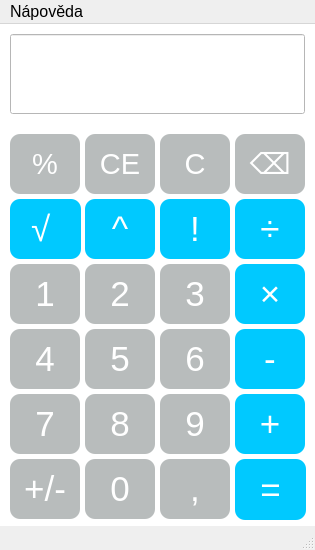
<?xml version="1.0" encoding="UTF-8"?>
<ui version="4.0">
 <class>Window</class>
 <widget class="QMainWindow" name="Window">
  <property name="geometry">
   <rect>
    <x>0</x>
    <y>0</y>
    <width>315</width>
    <height>550</height>
   </rect>
  </property>
  <property name="sizePolicy">
   <sizepolicy hsizetype="Fixed" vsizetype="Fixed">
    <horstretch>0</horstretch>
    <verstretch>0</verstretch>
   </sizepolicy>
  </property>
  <property name="minimumSize">
   <size>
    <width>315</width>
    <height>550</height>
   </size>
  </property>
  <property name="maximumSize">
   <size>
    <width>315</width>
    <height>550</height>
   </size>
  </property>
  <property name="font">
   <font>
    <family>Arial</family>
    <pointsize>12</pointsize>
   </font>
  </property>
  <property name="windowTitle">
   <string>Kalkulačka</string>
  </property>
  <property name="windowIcon">
   <iconset>
    <normaloff>../../../../Downloads/4470502.png</normaloff>../../../../Downloads/4470502.png</iconset>
  </property>
  <property name="styleSheet">
   <string notr="true"/>
  </property>
  <property name="inputMethodHints">
   <set>Qt::ImhNone</set>
  </property>
  <widget class="QWidget" name="centralwidget">
   <property name="maximumSize">
    <size>
     <width>16777215</width>
     <height>16777215</height>
    </size>
   </property>
   <property name="styleSheet">
    <string notr="true">QWidget{
    background-color: white;
}</string>
   </property>
   <widget class="QPushButton" name="button1">
    <property name="geometry">
     <rect>
      <x>10</x>
      <y>240</y>
      <width>70</width>
      <height>60</height>
     </rect>
    </property>
    <property name="font">
     <font>
      <family>Arial</family>
      <pointsize>26</pointsize>
      <bold>false</bold>
     </font>
    </property>
    <property name="styleSheet">
     <string notr="true">QPushButton{
    background-color: rgb(184, 188, 188);
    color: white;
    border-radius: 10%;
}

QPushButton:pressed{
    background-color: rgb(208, 212, 212);
    color: white;
    padding: 5px; 
}

</string>
    </property>
    <property name="text">
     <string>1</string>
    </property>
   </widget>
   <widget class="QPushButton" name="button2">
    <property name="geometry">
     <rect>
      <x>85</x>
      <y>240</y>
      <width>70</width>
      <height>60</height>
     </rect>
    </property>
    <property name="font">
     <font>
      <family>Arial</family>
      <pointsize>26</pointsize>
      <bold>false</bold>
     </font>
    </property>
    <property name="styleSheet">
     <string notr="true">QPushButton{
    background-color: rgb(184, 188, 188);
    color: white;
    border-radius: 10%;
}

QPushButton:pressed{
    background-color: rgb(208, 212, 212);
    color: white;
    padding: 5px; 
}

</string>
    </property>
    <property name="text">
     <string>2</string>
    </property>
   </widget>
   <widget class="QPushButton" name="button3">
    <property name="geometry">
     <rect>
      <x>160</x>
      <y>240</y>
      <width>70</width>
      <height>60</height>
     </rect>
    </property>
    <property name="font">
     <font>
      <family>Arial</family>
      <pointsize>26</pointsize>
      <bold>false</bold>
     </font>
    </property>
    <property name="cursor">
     <cursorShape>ArrowCursor</cursorShape>
    </property>
    <property name="toolTip">
     <string/>
    </property>
    <property name="accessibleName">
     <string/>
    </property>
    <property name="autoFillBackground">
     <bool>false</bool>
    </property>
    <property name="styleSheet">
     <string notr="true">QPushButton{
    background-color: rgb(184, 188, 188);
    color: white;
    border-radius: 10%;
}

QPushButton:pressed{
    background-color: rgb(208, 212, 212);
    color: white;
    padding: 5px; 
}

</string>
    </property>
    <property name="text">
     <string>3</string>
    </property>
    <property name="iconSize">
     <size>
      <width>16</width>
      <height>16</height>
     </size>
    </property>
    <property name="checkable">
     <bool>false</bool>
    </property>
    <property name="3" stdset="0">
     <bool>false</bool>
    </property>
   </widget>
   <widget class="QPushButton" name="button6">
    <property name="geometry">
     <rect>
      <x>160</x>
      <y>305</y>
      <width>70</width>
      <height>60</height>
     </rect>
    </property>
    <property name="font">
     <font>
      <family>Arial</family>
      <pointsize>26</pointsize>
      <bold>false</bold>
     </font>
    </property>
    <property name="styleSheet">
     <string notr="true">QPushButton{
    background-color: rgb(184, 188, 188);
    color: white;
    border-radius: 10%;
}

QPushButton:pressed{
    background-color: rgb(208, 212, 212);
    color: white;
    padding: 5px; 
}

</string>
    </property>
    <property name="text">
     <string>6</string>
    </property>
   </widget>
   <widget class="QPushButton" name="button5">
    <property name="geometry">
     <rect>
      <x>85</x>
      <y>305</y>
      <width>70</width>
      <height>60</height>
     </rect>
    </property>
    <property name="font">
     <font>
      <family>Arial</family>
      <pointsize>26</pointsize>
      <bold>false</bold>
     </font>
    </property>
    <property name="styleSheet">
     <string notr="true">QPushButton{
    background-color: rgb(184, 188, 188);
    color: white;
    border-radius: 10%;
}

QPushButton:pressed{
    background-color: rgb(208, 212, 212);
    color: white;
    padding: 5px; 
}

</string>
    </property>
    <property name="text">
     <string>5</string>
    </property>
   </widget>
   <widget class="QPushButton" name="button4">
    <property name="geometry">
     <rect>
      <x>10</x>
      <y>305</y>
      <width>70</width>
      <height>60</height>
     </rect>
    </property>
    <property name="font">
     <font>
      <family>Arial</family>
      <pointsize>26</pointsize>
      <bold>false</bold>
     </font>
    </property>
    <property name="styleSheet">
     <string notr="true">QPushButton{
    background-color: rgb(184, 188, 188);
    color: white;
    border-radius: 10%;
}

QPushButton:pressed{
    background-color: rgb(208, 212, 212);
    color: white;
    padding: 5px; 
}

</string>
    </property>
    <property name="text">
     <string>4</string>
    </property>
   </widget>
   <widget class="QPushButton" name="button9">
    <property name="geometry">
     <rect>
      <x>160</x>
      <y>370</y>
      <width>70</width>
      <height>60</height>
     </rect>
    </property>
    <property name="font">
     <font>
      <family>Arial</family>
      <pointsize>26</pointsize>
      <bold>false</bold>
     </font>
    </property>
    <property name="styleSheet">
     <string notr="true">QPushButton{
    background-color: rgb(184, 188, 188);
    color: white;
    border-radius: 10%;
}

QPushButton:pressed{
    background-color: rgb(208, 212, 212);
    color: white;
    padding: 5px; 
}

</string>
    </property>
    <property name="text">
     <string>9</string>
    </property>
   </widget>
   <widget class="QPushButton" name="button8">
    <property name="geometry">
     <rect>
      <x>85</x>
      <y>370</y>
      <width>70</width>
      <height>60</height>
     </rect>
    </property>
    <property name="font">
     <font>
      <family>Arial</family>
      <pointsize>26</pointsize>
      <bold>false</bold>
     </font>
    </property>
    <property name="styleSheet">
     <string notr="true">QPushButton{
    background-color: rgb(184, 188, 188);
    color: white;
    border-radius: 10%;
}

QPushButton:pressed{
    background-color: rgb(208, 212, 212);
    color: white;
    padding: 5px; 
}

</string>
    </property>
    <property name="text">
     <string>8</string>
    </property>
   </widget>
   <widget class="QPushButton" name="button7">
    <property name="geometry">
     <rect>
      <x>10</x>
      <y>370</y>
      <width>70</width>
      <height>60</height>
     </rect>
    </property>
    <property name="font">
     <font>
      <family>Arial</family>
      <pointsize>26</pointsize>
      <bold>false</bold>
     </font>
    </property>
    <property name="styleSheet">
     <string notr="true">QPushButton{
    background-color: rgb(184, 188, 188);
    color: white;
    border-radius: 10%;
}

QPushButton:pressed{
    background-color: rgb(208, 212, 212);
    color: white;
    padding: 5px; 
}

</string>
    </property>
    <property name="text">
     <string>7</string>
    </property>
   </widget>
   <widget class="QPushButton" name="button0">
    <property name="geometry">
     <rect>
      <x>85</x>
      <y>435</y>
      <width>70</width>
      <height>60</height>
     </rect>
    </property>
    <property name="font">
     <font>
      <family>Arial</family>
      <pointsize>26</pointsize>
      <bold>false</bold>
     </font>
    </property>
    <property name="styleSheet">
     <string notr="true">QPushButton{
    background-color: rgb(184, 188, 188);
    color: white;
    border-radius: 10%;
}

QPushButton:pressed{
    background-color: rgb(208, 212, 212);
    color: white;
    padding: 5px; 
}

</string>
    </property>
    <property name="text">
     <string>0</string>
    </property>
   </widget>
   <widget class="QLineEdit" name="Vystup">
    <property name="geometry">
     <rect>
      <x>10</x>
      <y>10</y>
      <width>295</width>
      <height>80</height>
     </rect>
    </property>
    <property name="font">
     <font>
      <family>Arial</family>
      <pointsize>25</pointsize>
      <bold>false</bold>
     </font>
    </property>
    <property name="whatsThis">
     <string/>
    </property>
    <property name="accessibleName">
     <string/>
    </property>
    <property name="styleSheet">
     <string notr="true">QLineEdit{
color: black;
}</string>
    </property>
    <property name="inputMethodHints">
     <set>Qt::ImhNone</set>
    </property>
   </widget>
   <widget class="QPushButton" name="C">
    <property name="geometry">
     <rect>
      <x>160</x>
      <y>110</y>
      <width>70</width>
      <height>60</height>
     </rect>
    </property>
    <property name="font">
     <font>
      <family>Arial</family>
      <pointsize>22</pointsize>
     </font>
    </property>
    <property name="styleSheet">
     <string notr="true">QPushButton{
    background-color: rgb(184, 188, 188);
    color: white;
    border-radius: 10%;
}

QPushButton:pressed{
    background-color: rgb(208, 212, 212);
    color: white;
    padding: 5px; 
}
</string>
    </property>
    <property name="text">
     <string>C</string>
    </property>
   </widget>
   <widget class="QPushButton" name="CE">
    <property name="geometry">
     <rect>
      <x>85</x>
      <y>110</y>
      <width>70</width>
      <height>60</height>
     </rect>
    </property>
    <property name="font">
     <font>
      <family>Arial</family>
      <pointsize>22</pointsize>
     </font>
    </property>
    <property name="styleSheet">
     <string notr="true">QPushButton{
    background-color: rgb(184, 188, 188);
    color: white;
    border-radius: 10%;
}

QPushButton:pressed{
    background-color: rgb(208, 212, 212);
    color: white;
    padding: 5px; 
}
</string>
    </property>
    <property name="text">
     <string>CE</string>
    </property>
   </widget>
   <widget class="QPushButton" name="modulo">
    <property name="geometry">
     <rect>
      <x>10</x>
      <y>110</y>
      <width>70</width>
      <height>60</height>
     </rect>
    </property>
    <property name="font">
     <font>
      <family>Arial</family>
      <pointsize>22</pointsize>
     </font>
    </property>
    <property name="whatsThis">
     <string>&lt;html&gt;&lt;head/&gt;&lt;body&gt;&lt;p&gt;&lt;br/&gt;&lt;/p&gt;&lt;/body&gt;&lt;/html&gt;</string>
    </property>
    <property name="styleSheet">
     <string notr="true">QPushButton{
    background-color: rgb(184, 188, 188);
    color: white;
    border-radius: 10%;
}

QPushButton:pressed{
    background-color: rgb(208, 212, 212);
    color: white;
    padding: 5px; 
}
</string>
    </property>
    <property name="text">
     <string>%</string>
    </property>
   </widget>
   <widget class="QPushButton" name="backspace">
    <property name="geometry">
     <rect>
      <x>235</x>
      <y>110</y>
      <width>70</width>
      <height>60</height>
     </rect>
    </property>
    <property name="font">
     <font>
      <family>Arial</family>
      <pointsize>22</pointsize>
     </font>
    </property>
    <property name="styleSheet">
     <string notr="true">QPushButton{
    background-color: rgb(184, 188, 188);
    color: white;
    border-radius: 10%;
}

QPushButton:pressed{
    background-color: rgb(208, 212, 212);
    color: white;
    padding: 5px; 
}
</string>
    </property>
    <property name="text">
     <string>⌫</string>
    </property>
   </widget>
   <widget class="QPushButton" name="div">
    <property name="geometry">
     <rect>
      <x>235</x>
      <y>175</y>
      <width>70</width>
      <height>60</height>
     </rect>
    </property>
    <property name="font">
     <font>
      <family>Arial</family>
      <pointsize>26</pointsize>
     </font>
    </property>
    <property name="styleSheet">
     <string notr="true">QPushButton{
    background-color: rgb(0, 201, 255);
    color: white;
    border-radius: 10%;
}

QPushButton:pressed{
    background-color: rgb(0, 201, 255);
    color: rgb(104, 226, 255);
    padding: 5px; 
}
</string>
    </property>
    <property name="text">
     <string>÷</string>
    </property>
   </widget>
   <widget class="QPushButton" name="mul">
    <property name="geometry">
     <rect>
      <x>235</x>
      <y>240</y>
      <width>70</width>
      <height>60</height>
     </rect>
    </property>
    <property name="font">
     <font>
      <family>Arial</family>
      <pointsize>26</pointsize>
     </font>
    </property>
    <property name="styleSheet">
     <string notr="true">QPushButton{
    background-color: rgb(0, 201, 255);
    color: white;
    border-radius: 10%;
}

QPushButton:pressed{
    background-color: rgb(0, 201, 255);
    color: rgb(104, 226, 255);
    padding: 5px; 
}
</string>
    </property>
    <property name="text">
     <string>×</string>
    </property>
   </widget>
   <widget class="QPushButton" name="sub">
    <property name="geometry">
     <rect>
      <x>235</x>
      <y>305</y>
      <width>70</width>
      <height>60</height>
     </rect>
    </property>
    <property name="font">
     <font>
      <family>Arial</family>
      <pointsize>26</pointsize>
     </font>
    </property>
    <property name="styleSheet">
     <string notr="true">QPushButton{
    background-color: rgb(0, 201, 255);
    color: white;
    border-radius: 10%;
}

QPushButton:pressed{
    background-color: rgb(0, 201, 255);
    color: rgb(104, 226, 255);
    padding: 5px; 
}
</string>
    </property>
    <property name="text">
     <string>-</string>
    </property>
   </widget>
   <widget class="QPushButton" name="sum">
    <property name="geometry">
     <rect>
      <x>235</x>
      <y>370</y>
      <width>70</width>
      <height>60</height>
     </rect>
    </property>
    <property name="font">
     <font>
      <family>Arial</family>
      <pointsize>26</pointsize>
     </font>
    </property>
    <property name="styleSheet">
     <string notr="true">QPushButton{
    background-color: rgb(0, 201, 255);
    color: white;
    border-radius: 10%;
}

QPushButton:pressed{
    background-color: rgb(0, 201, 255);
    color: rgb(104, 226, 255);
    padding: 5px; 
}
</string>
    </property>
    <property name="text">
     <string>+</string>
    </property>
   </widget>
   <widget class="QPushButton" name="res">
    <property name="geometry">
     <rect>
      <x>235</x>
      <y>435</y>
      <width>71</width>
      <height>61</height>
     </rect>
    </property>
    <property name="font">
     <font>
      <family>Arial</family>
      <pointsize>26</pointsize>
      <bold>false</bold>
     </font>
    </property>
    <property name="styleSheet">
     <string notr="true">QPushButton{
    background-color: rgb(0, 201, 255);
    color: white;
    border-radius: 10%;
}

QPushButton:pressed{
    background-color: rgb(0, 201, 255);
    color: rgb(104, 226, 255);
    padding: 5px; 
}
</string>
    </property>
    <property name="text">
     <string>=</string>
    </property>
   </widget>
   <widget class="QPushButton" name="decimal">
    <property name="geometry">
     <rect>
      <x>160</x>
      <y>435</y>
      <width>70</width>
      <height>60</height>
     </rect>
    </property>
    <property name="font">
     <font>
      <family>Arial</family>
      <pointsize>26</pointsize>
      <bold>false</bold>
     </font>
    </property>
    <property name="styleSheet">
     <string notr="true">QPushButton{
    background-color: rgb(184, 188, 188);
    color: white;
    border-radius: 10%;
}

QPushButton:pressed{
    background-color: rgb(208, 212, 212);
    color: white;
    padding: 5px; 
}

</string>
    </property>
    <property name="text">
     <string>,</string>
    </property>
   </widget>
   <widget class="QPushButton" name="plusMinus">
    <property name="geometry">
     <rect>
      <x>10</x>
      <y>435</y>
      <width>70</width>
      <height>60</height>
     </rect>
    </property>
    <property name="font">
     <font>
      <family>Arial</family>
      <pointsize>26</pointsize>
      <bold>false</bold>
     </font>
    </property>
    <property name="styleSheet">
     <string notr="true">QPushButton{
    background-color: rgb(184, 188, 188);
    color: white;
    border-radius: 10%;
}

QPushButton:pressed{
    background-color: rgb(208, 212, 212);
    color: white;
    padding: 5px; 
}

</string>
    </property>
    <property name="text">
     <string>+/-</string>
    </property>
   </widget>
   <widget class="QPushButton" name="factorial">
    <property name="geometry">
     <rect>
      <x>160</x>
      <y>175</y>
      <width>70</width>
      <height>60</height>
     </rect>
    </property>
    <property name="font">
     <font>
      <family>Arial</family>
      <pointsize>26</pointsize>
     </font>
    </property>
    <property name="styleSheet">
     <string notr="true">QPushButton{
    background-color: rgb(0, 201, 255);
    color: white;
    border-radius: 10%;
}

QPushButton:pressed{
    background-color: rgb(0, 201, 255);
    color: rgb(104, 226, 255);
    padding: 5px; 
}
</string>
    </property>
    <property name="text">
     <string>!</string>
    </property>
   </widget>
   <widget class="QPushButton" name="pow">
    <property name="geometry">
     <rect>
      <x>85</x>
      <y>175</y>
      <width>70</width>
      <height>60</height>
     </rect>
    </property>
    <property name="font">
     <font>
      <family>Arial</family>
      <pointsize>26</pointsize>
     </font>
    </property>
    <property name="styleSheet">
     <string notr="true">QPushButton{
    background-color: rgb(0, 201, 255);
    color: white;
    border-radius: 10%;
}

QPushButton:pressed{
    background-color: rgb(0, 201, 255);
    color: rgb(104, 226, 255);
    padding: 5px; 
}
</string>
    </property>
    <property name="text">
     <string>^</string>
    </property>
   </widget>
   <widget class="QPushButton" name="odmocnina">
    <property name="geometry">
     <rect>
      <x>10</x>
      <y>175</y>
      <width>71</width>
      <height>60</height>
     </rect>
    </property>
    <property name="font">
     <font>
      <family>Arial</family>
      <pointsize>26</pointsize>
     </font>
    </property>
    <property name="styleSheet">
     <string notr="true">QPushButton{
    background-color: rgb(0, 201, 255);
    color: white;
    border-radius: 10%;
}

QPushButton:pressed{
    background-color: rgb(0, 201, 255);
    color: rgb(104, 226, 255);
    padding: 5px; 
}
</string>
    </property>
    <property name="text">
     <string>√ </string>
    </property>
   </widget>
  </widget>
  <widget class="QMenuBar" name="menubar">
   <property name="geometry">
    <rect>
     <x>0</x>
     <y>0</y>
     <width>315</width>
     <height>22</height>
    </rect>
   </property>
   <widget class="QMenu" name="napoveda">
    <property name="font">
     <font>
      <family>Gabriola</family>
      <pointsize>10</pointsize>
     </font>
    </property>
    <property name="title">
     <string>Nápověda</string>
    </property>
    <widget class="QMenu" name="menuMaz_n">
     <property name="font">
      <font>
       <family>Arial</family>
       <pointsize>10</pointsize>
      </font>
     </property>
     <property name="title">
      <string>Mazání</string>
     </property>
     <widget class="QMenu" name="menuBackspace">
      <property name="title">
       <string>Backspace</string>
      </property>
      <addaction name="actionOdstran_jeden_znak"/>
     </widget>
     <widget class="QMenu" name="menuC">
      <property name="title">
       <string>C</string>
      </property>
      <addaction name="actionVyma_e_v_echno"/>
     </widget>
     <widget class="QMenu" name="menuCE">
      <property name="title">
       <string>CE</string>
      </property>
      <addaction name="actionVyma_e_aktu_ln_dek"/>
     </widget>
     <addaction name="menuBackspace"/>
     <addaction name="menuC"/>
     <addaction name="menuCE"/>
    </widget>
    <widget class="QMenu" name="menuMatematick_funkce">
     <property name="title">
      <string>Matematické funkce</string>
     </property>
     <widget class="QMenu" name="menuOdmocnina">
      <property name="title">
       <string>Odmocnina</string>
      </property>
      <addaction name="actionNejd_v_exponent_potom_z_klad"/>
     </widget>
     <widget class="QMenu" name="menuFaktori_l">
      <property name="title">
       <string>Faktoriál</string>
      </property>
      <addaction name="actionVypo_t_faktori_l_ze_zadan_ho_sla"/>
     </widget>
     <addaction name="menuOdmocnina"/>
     <addaction name="menuFaktori_l"/>
    </widget>
    <addaction name="menuMaz_n"/>
    <addaction name="menuMatematick_funkce"/>
   </widget>
   <addaction name="napoveda"/>
  </widget>
  <widget class="QStatusBar" name="statusbar">
   <property name="enabled">
    <bool>false</bool>
   </property>
   <property name="font">
    <font>
     <family>Arial</family>
     <pointsize>12</pointsize>
    </font>
   </property>
  </widget>
  <action name="actionOdmocnina">
   <property name="text">
    <string>Odmocnina</string>
   </property>
  </action>
  <action name="actionFaktori_l">
   <property name="text">
    <string>Faktoriál</string>
   </property>
  </action>
  <action name="actionOdstran_jeden_znak">
   <property name="text">
    <string>Odstraní jeden znak</string>
   </property>
  </action>
  <action name="actionVyma_e_v_echno">
   <property name="text">
    <string>Vymaže všechno</string>
   </property>
  </action>
  <action name="actionVyma_e_aktu_ln_dek">
   <property name="text">
    <string>Vymaže aktuální řádek</string>
   </property>
  </action>
  <action name="actionVypo_t_faktori_l_ze_zadan_ho_sla">
   <property name="text">
    <string>Vypočítá faktoriál ze zadaného čísla</string>
   </property>
  </action>
  <action name="actionNejd_v_exponent_potom_z_klad">
   <property name="text">
    <string>Nejdřív exponent, potom základ</string>
   </property>
  </action>
 </widget>
 <tabstops>
  <tabstop>Vystup</tabstop>
  <tabstop>button3</tabstop>
  <tabstop>button6</tabstop>
  <tabstop>button4</tabstop>
  <tabstop>modulo</tabstop>
  <tabstop>button9</tabstop>
  <tabstop>button8</tabstop>
  <tabstop>button7</tabstop>
  <tabstop>button0</tabstop>
  <tabstop>button1</tabstop>
  <tabstop>C</tabstop>
  <tabstop>CE</tabstop>
  <tabstop>button5</tabstop>
  <tabstop>backspace</tabstop>
  <tabstop>div</tabstop>
  <tabstop>mul</tabstop>
  <tabstop>sub</tabstop>
  <tabstop>sum</tabstop>
  <tabstop>res</tabstop>
  <tabstop>decimal</tabstop>
  <tabstop>plusMinus</tabstop>
  <tabstop>factorial</tabstop>
  <tabstop>pow</tabstop>
  <tabstop>odmocnina</tabstop>
  <tabstop>button2</tabstop>
 </tabstops>
 <resources/>
 <connections/>
</ui>
